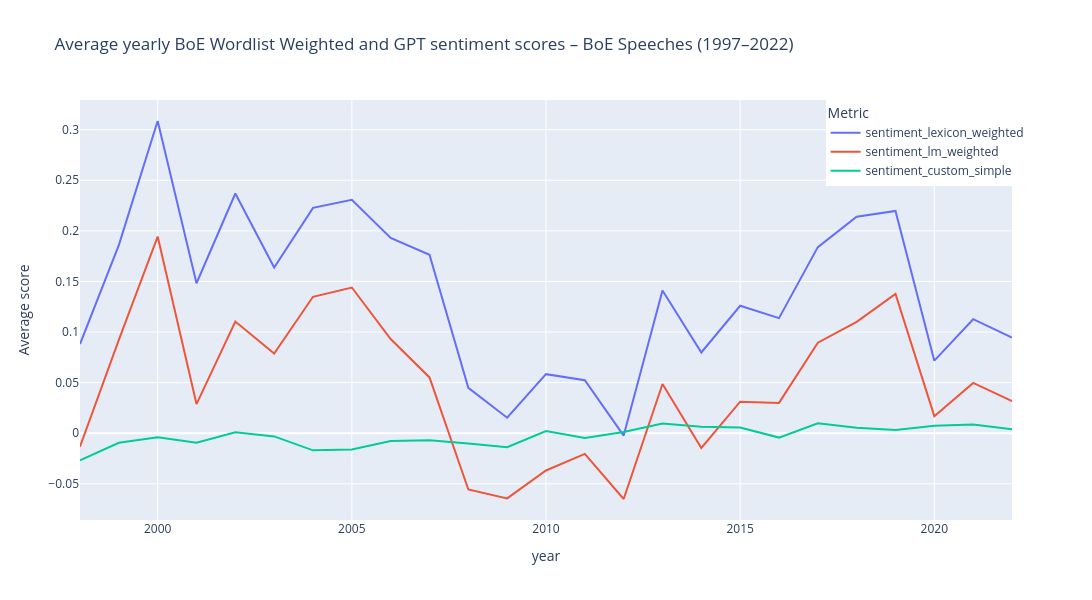

Write notebook code for a chart like this one.
### Code cell
# Plot sentiment scores over time

# Define the plot
fig = px.line(
     sentiment_yearly,
     x='year',
     y=['sentiment_lexicon_weighted', 'sentiment_lm_weighted','sentiment_custom_simple'],
     title="Average yearly BoE Wordlist Weighted and GPT sentiment scores – BoE Speeches (1997–2022)",
     labels={'value': 'Average score', 'variable': 'Metric'}
)

# Adjust size
fig.update_layout(width=1100, height=600)

# Move the legend
fig.update_layout(
    legend=dict(
        x=0.8,
        y=1,
        xanchor='left',
        yanchor='top'
    )
)

# Display the plot
fig.show()

### Figure 1 — Plotly figure (JSON) as saved in the notebook; plotly's stock layout.template omitted (floating-point values rounded to 4 significant figures)
{"data": [{"hovertemplate": "Metric=sentiment_lexicon_weighted<br>year=%{x}<br>Average score=%{y}<extra></extra>", "legendgroup": "sentiment_lexicon_weighted", "line": {"color": "#636efa", "dash": "solid"}, "marker": {"symbol": "circle"}, "mode": "lines", "name": "sentiment_lexicon_weighted", "orientation": "v", "showlegend": true, "type": "scatter", "x": [1998, 1999, 2000, 2001, 2002, 2003, 2004, 2005, 2006, 2007, 2008, 2009, 2010, 2011, 2012, 2013, 2014, 2015, 2016, 2017, 2018, 2019, 2020, 2021, 2022], "xaxis": "x", "y": [0.0881, 0.1859, 0.3086, 0.1482, 0.2369, 0.1637, 0.2227, 0.2307, 0.1931, 0.1764, 0.04478, 0.0153, 0.05839, 0.05235, -0.00233, 0.141, 0.07983, 0.1259, 0.1138, 0.1839, 0.214, 0.2196, 0.07171, 0.1127, 0.09448], "yaxis": "y"}, {"hovertemplate": "Metric=sentiment_lm_weighted<br>year=%{x}<br>Average score=%{y}<extra></extra>", "legendgroup": "sentiment_lm_weighted", "line": {"color": "#EF553B", "dash": "solid"}, "marker": {"symbol": "circle"}, "mode": "lines", "name": "sentiment_lm_weighted", "orientation": "v", "showlegend": true, "type": "scatter", "x": [1998, 1999, 2000, 2001, 2002, 2003, 2004, 2005, 2006, 2007, 2008, 2009, 2010, 2011, 2012, 2013, 2014, 2015, 2016, 2017, 2018, 2019, 2020, 2021, 2022], "xaxis": "x", "y": [-0.01335, 0.09233, 0.1943, 0.02879, 0.1104, 0.07873, 0.1349, 0.144, 0.09309, 0.05514, -0.05561, -0.06446, -0.03682, -0.02043, -0.06503, 0.04867, -0.01461, 0.03117, 0.02995, 0.08945, 0.1101, 0.1377, 0.01684, 0.04967, 0.03169], "yaxis": "y"}, {"hovertemplate": "Metric=sentiment_custom_simple<br>year=%{x}<br>Average score=%{y}<extra></extra>", "legendgroup": "sentiment_custom_simple", "line": {"color": "#00cc96", "dash": "solid"}, "marker": {"symbol": "circle"}, "mode": "lines", "name": "sentiment_custom_simple", "orientation": "v", "showlegend": true, "type": "scatter", "x": [1998, 1999, 2000, 2001, 2002, 2003, 2004, 2005, 2006, 2007, 2008, 2009, 2010, 2011, 2012, 2013, 2014, 2015, 2016, 2017, 2018, 2019, 2020, 2021, 2022], "xaxis": "x", "y": [-0.02672, -0.009409, -0.004075, -0.009413, 0.0009547, -0.003166, -0.01694, -0.016, -0.007721, -0.006887, -0.01021, -0.01377, 0.002078, -0.004833, 0.001099, 0.009587, 0.006378, 0.005583, -0.004321, 0.009887, 0.005397, 0.003285, 0.007325, 0.008603, 0.00401], "yaxis": "y"}], "layout": {"height": 600, "legend": {"title": {"text": "Metric"}, "tracegroupgap": 0, "x": 0.8, "xanchor": "left", "y": 1, "yanchor": "top"}, "title": {"text": "Average yearly BoE Wordlist Weighted and GPT sentiment scores – BoE Speeches (1997–2022)"}, "width": 1100, "xaxis": {"anchor": "y", "autorange": true, "domain": [0, 1], "range": [1998, 2022], "title": {"text": "year"}, "type": "linear"}, "yaxis": {"anchor": "x", "autorange": true, "domain": [0, 1], "range": [-0.08578, 0.3293], "title": {"text": "Average score"}, "type": "linear"}}}
